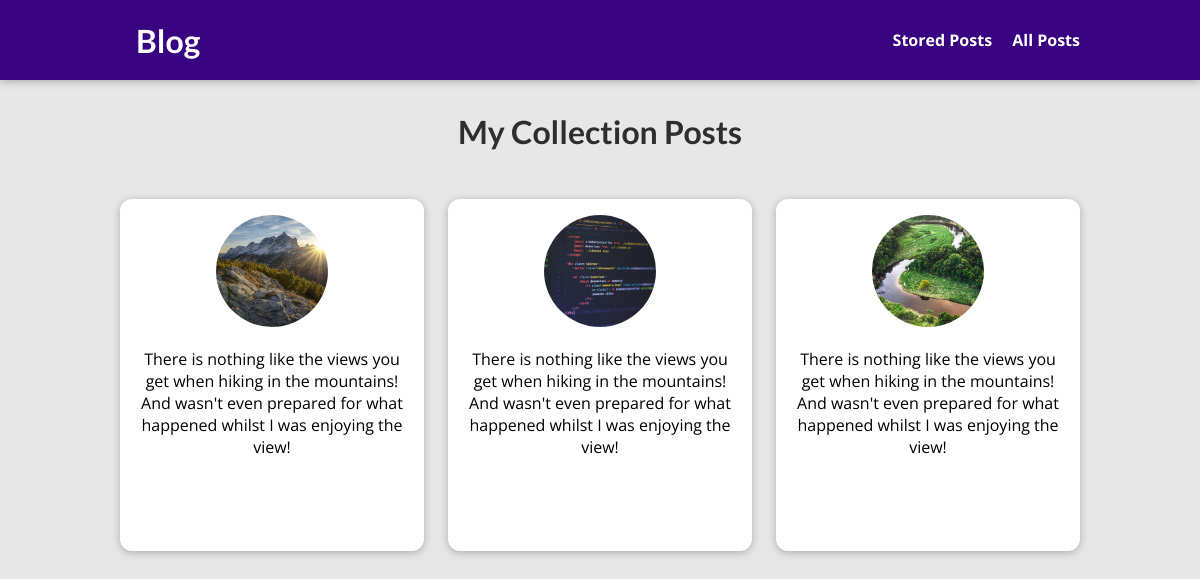
Page /all_posts on the committed database.
### blog/models.py (models this page shows, shortened)
class Post(models.Model):
    title = models.CharField(max_length=50)
    excerpt = models.CharField(max_length=200)
    image = models.ImageField(upload_to="posts", null=True)
    date = models.DateField(auto_now=True)
    slug = models.SlugField(unique=True, db_index=True)
    content = models.TextField(validators=[MinLengthValidator(10)])
    author = models.ForeignKey(
        Author, null=True, on_delete=models.SET_NULL, related_name="posts")
    tags = models.ManyToManyField(Tag)

### blog/views.py (the view)
# urls.py: path("all_posts", views.AllPostsView.as_view(), name="posts-page"),
class AllPostsView(ListView):
    template_name = "blog/all-posts.html"
    model = Post
    ordering = ["-date"]
    context_object_name = "all_posts"

### blog/templates/blog/all-posts.html (shortened to what this page needs)
{% extends "base.html" %}
{% load static %}
{% block css_files %}
  <link rel="stylesheet" href="{% static 'blog/post.css' %}">
  <link rel="stylesheet" href="{% static 'blog/all-posts.css' %}">
{% endblock %}
{% block content %}
  <section id="all-posts">
    <h2>My Collection Posts</h2>
    <ul>
      {% for post in all_posts %}
        {% include "blog/includes/post.html" %}
      {% endfor %}
    </ul>
  </section>
{% endblock %}

### blog/templates/blog/includes/post.html (shortened to what this page needs)
<li>
  <article class="post">
    <a href="{% url 'post-detail-page' post.slug %}">
      <img src="{{ post.image.url }}" alt="{{ post.title }}">
      <div class="post__content">
        <p>
          {{ post.excerpt }}
        </p>
      </div>
    </a>
  </article>
</li>

### static/app.css (style rules this page uses)
* { box-sizing: border-box; }
html { font-family: 'Open Sans', 'Lato', sans-serif; }
body { margin: 0; }
h1, h2, h3 { font-family: 'Lato', sans-serif; font-weight: bold; }

### blog/static/blog/post.css (style rules this page uses)
.post { display: flex; flex-direction: column; align-items: center; text-align: center; }
.post a { text-decoration: none; color: black; transition: all 0.2s ease; padding: 1rem; }
.post img { width: 5rem; height: 5rem; object-fit: cover; border-radius: 50%; }

### blog/static/blog/all-posts.css (style rules this page uses)
body { background-color: #e7e7e7; }
#all-posts { margin: 7rem auto; width: 90%; max-width: 60rem; }
#all-posts h2 { text-align: center; font-size: 2rem; color: #2e2e2e; margin: 3rem 0; }
ul { list-style: none; margin: 0; padding: 0; display: grid; grid-template-columns: repeat(auto-fill, minmax(17rem, 1fr)); gap: 1.5rem; }
.post img { width: 7rem; height: 7rem; }
.post a { height: 22rem; transform-origin: center; box-shadow: 0 2px 8px rgba(0, 0, 0, 0.25); border-radius: 12px; background-color: white; }

### rows in the picture
Post: image (picture), excerpt "There is nothing like the views you get when hiking in the mountains! And wasn't even prepared for what happened whilst I was enjoying the view!"
Post: image (picture), excerpt "There is nothing like the views you get when hiking in the mountains! And wasn't even prepared for what happened whilst I was enjoying the view!"
Post: image (picture), excerpt "There is nothing like the views you get when hiking in the mountains! And wasn't even prepared for what happened whilst I was enjoying the view!"
